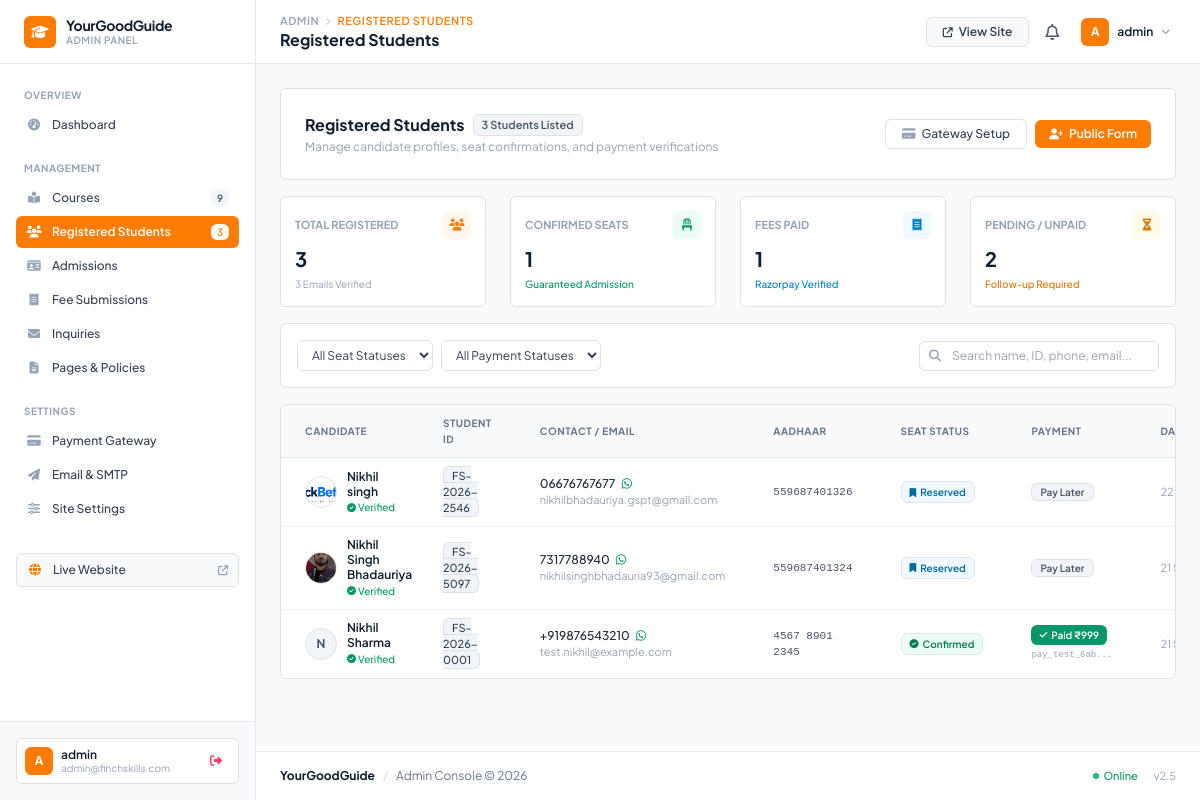
The app's page /admin/students.php (signed in) with its own data.
### tables this page shows
CREATE TABLE `students` (
  `id` int NOT NULL AUTO_INCREMENT,
  `student_id` varchar(50) NOT NULL,
  `name` varchar(150) NOT NULL,
  `email` varchar(150) NOT NULL,
  `phone` varchar(25) NOT NULL,
  `aadhaar` varchar(30) NOT NULL,
  `photo` varchar(255) DEFAULT NULL,
  `password` varchar(255) NOT NULL,
  `otp_code` varchar(10) DEFAULT NULL,
  `otp_expires_at` datetime DEFAULT NULL,
  `is_verified` tinyint(1) DEFAULT '0',
  `seat_status` enum('Pending','Reserved','Confirmed') DEFAULT 'Pending',
  `payment_status` enum('Unpaid','Paid','Skipped') DEFAULT 'Unpaid',
  `payment_id` varchar(100) DEFAULT NULL,
  `payment_amount` decimal(10,2) DEFAULT '0.00',
  `payment_date` datetime DEFAULT NULL,
  `reset_token` varchar(100) DEFAULT NULL,
  `reset_expires_at` datetime DEFAULT NULL,
  `created_at` timestamp NOT NULL DEFAULT CURRENT_TIMESTAMP,
  PRIMARY KEY (`id`),
  UNIQUE KEY `student_id` (`student_id`),
  UNIQUE KEY `email` (`email`)
);

### admin/students.php (the view, shortened to what this page needs)
<?php
require_once __DIR__ . '/includes/header.php';
$kpi_stmt = $pdo->query("SELECT
    COUNT(*) as total,
    SUM(CASE WHEN is_verified = 1 THEN 1 ELSE 0 END) as verified,
    SUM(CASE WHEN seat_status = 'Confirmed' THEN 1 ELSE 0 END) as confirmed,
    SUM(CASE WHEN payment_status = 'Paid' THEN 1 ELSE 0 END) as paid,
    SUM(CASE WHEN payment_status = 'Unpaid' OR payment_status = 'Skipped' THEN 1 ELSE 0 END) as unpaid
FROM students");
$kpi = $kpi_stmt->fetch(PDO::FETCH_ASSOC);
$search = trim($_GET['search'] ?? '');
$query = "SELECT * FROM students WHERE 1=1";
$params = [];
$query .= " ORDER BY id DESC";
$stmt = $pdo->prepare($query);
$stmt->execute($params);
$students = $stmt->fetchAll(PDO::FETCH_ASSOC);
?>
<div class="space-y-4">
    <div class="flex flex-col sm:flex-row sm:items-center justify-between gap-3 bg-white p-4 rounded-md border border-slate-200">
        <div>
            <div class="flex items-center gap-2">
                <h2 class="text-base font-bold text-[#0e1e2e]">Registered Students</h2>
                <span class="px-2 py-0.5 text-[11px] font-semibold bg-slate-100 text-slate-600 rounded border border-slate-200">
                    <?= count($students) ?> Students Listed
                </span>
            </div>
            <p class="text-xs text-slate-400 mt-0.5">Manage candidate profiles, seat confirmations, and payment verifications</p>
        </div>
        <div class="flex items-center gap-2">
            <a href="payment-settings.php" class="px-3 py-1.5 text-xs font-medium text-slate-700 bg-white border border-slate-200 hover:bg-slate-50 hover:text-[#fe7c03] rounded-md transition-colors flex items-center gap-1.5 no-underline">
                <i class="fa-solid fa-credit-card text-slate-400"></i>
                <span>Gateway Setup</span>
            </a>
            <a href="../register.php" target="_blank" class="px-3.5 py-1.5 text-xs font-semibold text-white bg-[#fe7c03] hover:bg-[#ea6c00] rounded-md transition-colors flex items-center gap-1.5 no-underline">
                <i class="fa-solid fa-user-plus text-[11px]"></i>
                <span>Public Form</span>
            </a>
        </div>
    </div>
    <div class="grid grid-cols-1 sm:grid-cols-2 lg:grid-cols-4 gap-4">
        <div class="bg-white border border-slate-200 rounded-md p-3.5">
            <div class="flex items-center justify-between mb-1.5">
                <span class="text-[11px] font-bold uppercase text-slate-400">Total Registered</span>
                <span class="w-7 h-7 rounded bg-orange-50 text-[#fe7c03] flex items-center justify-center text-xs"><i class="fa-solid fa-users"></i></span>
            </div>
            <h4 class="text-xl font-bold text-[#0e1e2e]"><?= (int)($kpi['total'] ?? 0) ?></h4>
            <p class="text-[10px] text-slate-400 mt-1"><?= (int)($kpi['verified'] ?? 0) ?> Emails Verified</p>
        </div>
        <div class="bg-white border border-slate-200 rounded-md p-3.5">
            <div class="flex items-center justify-between mb-1.5">
                <span class="text-[11px] font-bold uppercase text-slate-400">Confirmed Seats</span>
                <span class="w-7 h-7 rounded bg-emerald-50 text-emerald-600 flex items-center justify-center text-xs"><i class="fa-solid fa-chair"></i></span>
            </div>
            <h4 class="text-xl font-bold text-[#0e1e2e]"><?= (int)($kpi['confirmed'] ?? 0) ?></h4>
            <p class="text-[10px] text-emerald-600 font-medium mt-1">Guaranteed Admission</p>
        </div>
        <div class="bg-white border border-slate-200 rounded-md p-3.5">
            <div class="flex items-center justify-between mb-1.5">
                <span class="text-[11px] font-bold uppercase text-slate-400">Fees Paid</span>
                <span class="w-7 h-7 rounded bg-sky-50 text-sky-600 flex items-center justify-center text-xs"><i class="fa-solid fa-receipt"></i></span>
            </div>
            <h4 class="text-xl font-bold text-[#0e1e2e]"><?= (int)($kpi['paid'] ?? 0) ?></h4>
            <p class="text-[10px] text-sky-600 font-medium mt-1">Razorpay Verified</p>
        </div>
        <div class="bg-white border border-slate-200 rounded-md p-3.5">
            <div class="flex items-center justify-between mb-1.5">
                <span class="text-[11px] font-bold uppercase text-slate-400">Pending / Unpaid</span>
                <span class="w-7 h-7 rounded bg-amber-50 text-amber-600 flex items-center justify-center text-xs"><i class="fa-solid fa-hourglass-half"></i></span>
            </div>
            <h4 class="text-xl font-bold text-[#0e1e2e]"><?= (int)($kpi['unpaid'] ?? 0) ?></h4>
            <p class="text-[10px] text-amber-600 font-medium mt-1">Follow-up Required</p>
        </div>
    </div>
    <div class="bg-white border border-slate-200 rounded-md p-3">
        <form method="GET" action="students.php" class="flex flex-wrap items-center justify-between gap-2.5">
            <div class="flex flex-wrap items-center gap-2">
                <select name="seat_status" onchange="this.form.submit()" class="text-xs bg-white border border-slate-200 rounded-md px-2.5 py-1.5 text-slate-700 focus:outline-none focus:border-[#fe7c03]">
                    <option value="">All Seat Statuses</option>
                </select>
                <select name="payment_status" onchange="this.form.submit()" class="text-xs bg-white border border-slate-200 rounded-md px-2.5 py-1.5 text-slate-700 focus:outline-none focus:border-[#fe7c03]">
                    <option value="">All Payment Statuses</option>
                </select>
            </div>
            <div class="relative min-w-[240px]">
                <i class="fa-solid fa-magnifying-glass absolute left-2.5 top-1/2 -translate-y-1/2 text-slate-400 text-xs"></i>
                <input type="text" name="search" placeholder="Search name, ID, phone, email..." value="<?= htmlspecialchars($search) ?>" class="w-full text-xs pl-8 pr-3 py-1.5 bg-white border border-slate-200 rounded-md focus:outline-none focus:border-[#fe7c03] text-slate-800">
            </div>
        </form>
    </div>
    <div class="bg-white border border-slate-200 rounded-md overflow-hidden">
        <div class="overflow-x-auto">
            <table class="w-full text-left text-xs">
                <thead class="bg-slate-50 border-b border-slate-200 text-slate-500 font-semibold uppercase text-[10px] tracking-wider">
                    <tr>
                        <th class="px-4 py-2.5">Candidate</th>
                        <th class="px-4 py-2.5">Student ID</th>
                        <th class="px-4 py-2.5">Contact / Email</th>
                        <th class="px-4 py-2.5">Aadhaar</th>
                        <th class="px-4 py-2.5">Seat Status</th>
                        <th class="px-4 py-2.5">Payment</th>
                        <th class="px-4 py-2.5">Date</th>
                    </tr>
                </thead>
                <tbody class="divide-y divide-slate-100">
                    <?php if (empty($students)): ?>
                        <tr>
                            <td colspan="8" class="px-4 py-8 text-center text-slate-400">
                                <i class="fa-solid fa-users-slash text-2xl mb-1 text-slate-300 block"></i>
                                <span class="font-semibold text-slate-700 block">No candidates found</span>
                                <span class="text-[11px]">No registered candidate records match your current filters.</span>
                            </td>
                        </tr>
                    <?php else: ?>
                        <?php foreach ($students as $stu): ?>
                            <?php
                            $clean_phone = preg_replace('/[^0-9]/', '', $stu['phone']);
                            $wa_link = "https://wa.me/91" . substr($clean_phone, -10);
                            $photo_src = (!empty($stu['photo']) && file_exists(__DIR__ . '/../' . $stu['photo'])) ? '../' . $stu['photo'] : '';
                            ?>
                            <tr class="hover:bg-slate-50/80 transition-colors">
                                <td class="px-4 py-2.5">
                                    <div class="flex items-center gap-2.5">
                                        <?php if ($photo_src): ?>
                                            <img src="<?= htmlspecialchars($photo_src) ?>" alt="" class="w-8 h-8 rounded-full object-cover border border-slate-200 shrink-0">
                                        <?php else: ?>
                                            <div class="w-8 h-8 rounded-full bg-slate-100 border border-slate-200 text-slate-600 font-bold flex items-center justify-center text-xs shrink-0">
                                                <?= strtoupper(substr($stu['name'], 0, 1)) ?>
                                            </div>
                                        <?php endif; ?>
                                        <div>
                                            <div class="font-semibold text-[#0e1e2e] leading-tight"><?= htmlspecialchars($stu['name']) ?></div>
                                            <?php if ($stu['is_verified'] == 1): ?>
                                                <span class="text-[10px] text-emerald-600 font-medium inline-flex items-center gap-0.5">
                                                    <i class="fa-solid fa-circle-check text-[9px]"></i> Verified
                                                </span>
                                            <?php else: ?>
                                                <span class="text-[10px] text-amber-600 font-medium inline-flex items-center gap-0.5">
                                                    <i class="fa-regular fa-clock text-[9px]"></i> Unverified
                                                </span>
                                            <?php endif; ?>
                                        </div>
                                    </div>
                                </td>
                                <td class="px-4 py-2.5">
                                    <span class="px-2 py-0.5 text-[11px] font-mono font-medium rounded bg-slate-100 text-slate-700 border border-slate-200">
                                        <?= htmlspecialchars($stu['student_id']) ?>
                                    </span>
                                </td>
                                <td class="px-4 py-2.5">
                                    <div class="flex items-center gap-1.5 font-medium text-slate-800">
                                        <a href="tel:<?= htmlspecialchars($stu['phone']) ?>" class="hover:text-[#fe7c03] no-underline text-inherit">
                                            <?= htmlspecialchars($stu['phone']) ?>
                                        </a>
                                        <a href="<?= $wa_link ?>" target="_blank" class="text-emerald-600 hover:text-emerald-700" title="WhatsApp">
                                            <i class="fa-brands fa-whatsapp text-xs"></i>
                                        </a>
                                    </div>
                                    <a href="mailto:<?= htmlspecialchars($stu['email']) ?>" class="text-[11px] text-slate-400 hover:text-[#fe7c03] no-underline block">
                                        <?= htmlspecialchars($stu['email']) ?>
                                    </a>
                                </td>
                                <td class="px-4 py-2.5 font-mono text-[11px] text-slate-600">
                                    <?= htmlspecialchars($stu['aadhaar']) ?>
                                </td>
                                <td class="px-4 py-2.5">
                                    <a href="students.php?action=toggle_seat&id=<?= $stu['id'] ?>" class="no-underline inline-block" title="Click to toggle seat status">
                                        <?php if ($stu['seat_status'] === 'Confirmed'): ?>
                                            <span class="px-2 py-0.5 text-[10px] font-semibold rounded bg-emerald-50 text-emerald-700 border border-emerald-200 inline-flex items-center gap-1">
                                                <i class="fa-solid fa-circle-check text-[9px]"></i> Confirmed
                                            </span>
                                        <?php elseif ($stu['seat_status'] === 'Reserved'): ?>
                                            <span class="px-2 py-0.5 text-[10px] font-semibold rounded bg-sky-50 text-sky-700 border border-sky-200 inline-flex items-center gap-1">
                                                <i class="fa-solid fa-bookmark text-[9px]"></i> Reserved
                                            </span>
                                        <?php else: ?>
                                            <span class="px-2 py-0.5 text-[10px] font-semibold rounded bg-amber-50 text-amber-700 border border-amber-200 inline-flex items-center gap-1">
                                                <i class="fa-regular fa-clock text-[9px]"></i> Pending
                                            </span>
                                        <?php endif; ?>
                                    </a>
                                </td>
                                <td class="px-4 py-2.5">
                                    <a href="students.php?action=toggle_payment&id=<?= $stu['id'] ?>" class="no-underline inline-block" title="Click to toggle payment status">
                                        <?php if ($stu['payment_status'] === 'Paid'): ?>
                                            <span class="px-2 py-0.5 text-[10px] font-semibold rounded bg-emerald-600 text-white inline-flex items-center gap-1">
                                                <i class="fa-solid fa-check text-[9px]"></i> Paid ₹<?= number_format((float)($stu['payment_amount'] ?: 999), 0) ?>
                                            </span>
                                            <?php if (!empty($stu['payment_id'])): ?>
                                                <div class="text-[9px] font-mono text-slate-400 mt-0.5" title="<?= htmlspecialchars($stu['payment_id']) ?>">
                                                    <?= htmlspecialchars(substr($stu['payment_id'], 0, 12)) ?>...
                                                </div>
                                            <?php endif; ?>
                                        <?php elseif ($stu['payment_status'] === 'Skipped'): ?>
                                            <span class="px-2 py-0.5 text-[10px] font-semibold rounded bg-slate-100 text-slate-600 border border-slate-200">
                                                Pay Later
                                            </span>
                                        <?php else: ?>
                                            <span class="px-2 py-0.5 text-[10px] font-semibold rounded bg-rose-50 text-rose-600 border border-rose-200">
                                                Unpaid
                                            </span>
                                        <?php endif; ?>
                                    </a>
                                </td>
                                <td class="px-4 py-2.5 text-[11px] text-slate-400 whitespace-nowrap">
                                    <?= date('d M Y, h:i A', strtotime($stu['created_at'])) ?>
                                </td>
                            </tr>
                        <?php endforeach; ?>
                    <?php endif; ?>
                </tbody>
            </table>
        </div>
    </div>
</div>
<?php require_once __DIR__ . '/includes/footer.php'; ?>

### records on screen
students: photo (picture), name "Nikhil singh", is_verified 1 (drawn), student "FS-2026-2546", phone "06676767677", email "nikhilbhadauriya.gspt@gmail.com", aadhaar "559687401326", seat_status "Reserved" (drawn), payment_status "Pay Later", created_at "22…"
students: photo (picture), name "Nikhil Singh Bhadauriya", is_verified 1 (drawn), student "FS-2026-5097", phone "7317788940", email "nikhilsinghbhadauria93@gmail.com", aadhaar "559687401324", seat_status "Reserved" (drawn), payment_status "Pay Later", created_at "21…"
students: name "N", name "Nikhil Sharma", is_verified 1 (drawn), student "FS-2026-0001", phone "+919876543210", email "test.nikhil@example.com", aadhaar "4567 8901 2345", seat_status "Confirmed" (drawn), payment_amount "999", payment "pay_test_6ab", created_at "21…"

### other values on screen
$admin_stats['total_courses'] "9"
$admin_stats['total_students'] "3"
$admin_initial "A"
$admin_name "admin"
$_SESSION['admin_email'] "admin@finchskills.com"
$page_title "REGISTERED STUDENTS"
$page_title "Registered Students"
count($students) "3"
$kpi['total'] "3"
$kpi['verified'] "3"
$kpi['confirmed'] "1"
$kpi['paid'] "1"
$kpi['unpaid'] "2"
